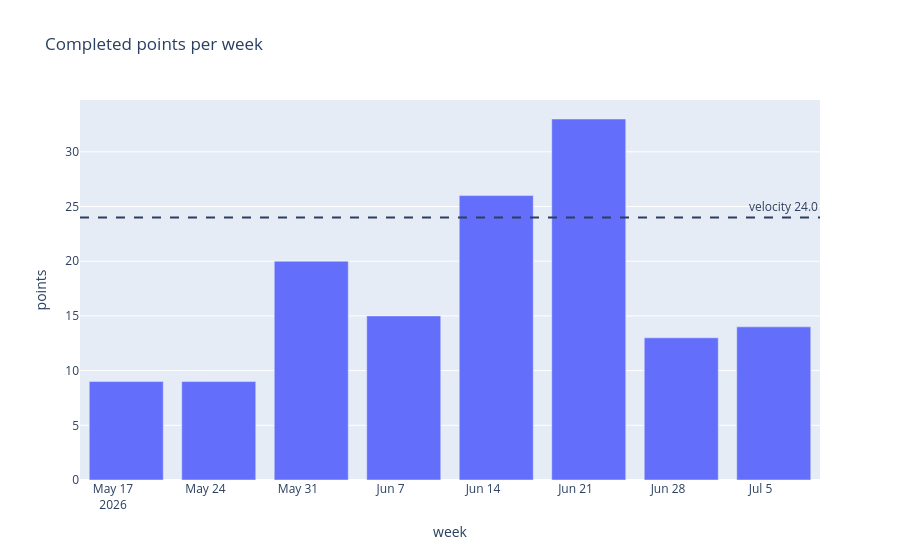

Write notebook code for a chart like this one.
### Markdown cell above
## Completed points per week (last ~2 months)

### Code cell
hist = burndown.completed_history(items, weeks_back=8)
fig = go.Figure(go.Bar(x=[str(wk) for wk, _ in hist], y=[pts for _, pts in hist]))
fig.add_hline(y=v, line_dash="dash", annotation_text=f"velocity {v:.1f}")
fig.update_layout(title="Completed points per week", xaxis_title="week", yaxis_title="points")
fig.show()

### Figure 1 — Plotly figure (JSON) as saved in the notebook; plotly's stock layout.template omitted (floating-point values rounded to 4 significant figures)
{"data": [{"type": "bar", "x": ["2026-05-18", "2026-05-25", "2026-06-01", "2026-06-08", "2026-06-15", "2026-06-22", "2026-06-29", "2026-07-06"], "y": [9, 9, 20, 15, 26, 33, 13, 14]}], "layout": {"annotations": [{"showarrow": false, "text": "velocity 24.0", "x": 1, "xanchor": "right", "xref": "x domain", "y": 24, "yanchor": "bottom", "yref": "y"}], "shapes": [{"line": {"dash": "dash"}, "type": "line", "x0": 0, "x1": 1, "xref": "x domain", "y0": 24, "y1": 24, "yref": "y"}], "title": {"text": "Completed points per week"}, "xaxis": {"title": {"text": "week"}}, "yaxis": {"title": {"text": "points"}}}}
